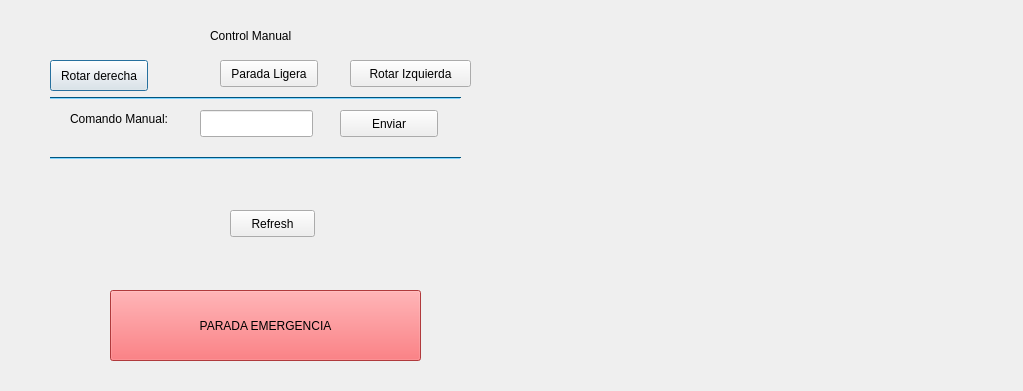
<?xml version="1.0" encoding="UTF-8"?>
<ui version="4.0">
 <class>Dialog</class>
 <widget class="QDialog" name="Dialog">
  <property name="geometry">
   <rect>
    <x>0</x>
    <y>0</y>
    <width>1023</width>
    <height>391</height>
   </rect>
  </property>
  <property name="windowTitle">
   <string>Dialog</string>
  </property>
  <widget class="QLabel" name="label">
   <property name="geometry">
    <rect>
     <x>210</x>
     <y>20</y>
     <width>151</width>
     <height>31</height>
    </rect>
   </property>
   <property name="text">
    <string>Control Manual</string>
   </property>
  </widget>
  <widget class="QPushButton" name="pushButton">
   <property name="geometry">
    <rect>
     <x>50</x>
     <y>60</y>
     <width>98</width>
     <height>31</height>
    </rect>
   </property>
   <property name="text">
    <string>Rotar derecha</string>
   </property>
  </widget>
  <widget class="QPushButton" name="pushButton_2">
   <property name="geometry">
    <rect>
     <x>110</x>
     <y>290</y>
     <width>311</width>
     <height>71</height>
    </rect>
   </property>
   <property name="palette">
    <palette>
     <active>
      <colorrole role="WindowText">
       <brush brushstyle="SolidPattern">
        <color alpha="255">
         <red>0</red>
         <green>0</green>
         <blue>0</blue>
        </color>
       </brush>
      </colorrole>
      <colorrole role="Button">
       <brush brushstyle="SolidPattern">
        <color alpha="255">
         <red>246</red>
         <green>81</green>
         <blue>84</blue>
        </color>
       </brush>
      </colorrole>
      <colorrole role="Light">
       <brush brushstyle="SolidPattern">
        <color alpha="255">
         <red>255</red>
         <green>198</green>
         <blue>199</blue>
        </color>
       </brush>
      </colorrole>
      <colorrole role="Midlight">
       <brush brushstyle="SolidPattern">
        <color alpha="255">
         <red>250</red>
         <green>139</green>
         <blue>141</blue>
        </color>
       </brush>
      </colorrole>
      <colorrole role="Dark">
       <brush brushstyle="SolidPattern">
        <color alpha="255">
         <red>123</red>
         <green>40</green>
         <blue>42</blue>
        </color>
       </brush>
      </colorrole>
      <colorrole role="Mid">
       <brush brushstyle="SolidPattern">
        <color alpha="255">
         <red>164</red>
         <green>54</green>
         <blue>56</blue>
        </color>
       </brush>
      </colorrole>
      <colorrole role="Text">
       <brush brushstyle="SolidPattern">
        <color alpha="255">
         <red>0</red>
         <green>0</green>
         <blue>0</blue>
        </color>
       </brush>
      </colorrole>
      <colorrole role="BrightText">
       <brush brushstyle="SolidPattern">
        <color alpha="255">
         <red>255</red>
         <green>255</green>
         <blue>255</blue>
        </color>
       </brush>
      </colorrole>
      <colorrole role="ButtonText">
       <brush brushstyle="SolidPattern">
        <color alpha="255">
         <red>0</red>
         <green>0</green>
         <blue>0</blue>
        </color>
       </brush>
      </colorrole>
      <colorrole role="Base">
       <brush brushstyle="SolidPattern">
        <color alpha="255">
         <red>255</red>
         <green>255</green>
         <blue>255</blue>
        </color>
       </brush>
      </colorrole>
      <colorrole role="Window">
       <brush brushstyle="SolidPattern">
        <color alpha="255">
         <red>246</red>
         <green>81</green>
         <blue>84</blue>
        </color>
       </brush>
      </colorrole>
      <colorrole role="Shadow">
       <brush brushstyle="SolidPattern">
        <color alpha="255">
         <red>0</red>
         <green>0</green>
         <blue>0</blue>
        </color>
       </brush>
      </colorrole>
      <colorrole role="AlternateBase">
       <brush brushstyle="SolidPattern">
        <color alpha="255">
         <red>250</red>
         <green>168</green>
         <blue>169</blue>
        </color>
       </brush>
      </colorrole>
      <colorrole role="ToolTipBase">
       <brush brushstyle="SolidPattern">
        <color alpha="255">
         <red>255</red>
         <green>255</green>
         <blue>220</blue>
        </color>
       </brush>
      </colorrole>
      <colorrole role="ToolTipText">
       <brush brushstyle="SolidPattern">
        <color alpha="255">
         <red>0</red>
         <green>0</green>
         <blue>0</blue>
        </color>
       </brush>
      </colorrole>
     </active>
     <inactive>
      <colorrole role="WindowText">
       <brush brushstyle="SolidPattern">
        <color alpha="255">
         <red>0</red>
         <green>0</green>
         <blue>0</blue>
        </color>
       </brush>
      </colorrole>
      <colorrole role="Button">
       <brush brushstyle="SolidPattern">
        <color alpha="255">
         <red>246</red>
         <green>81</green>
         <blue>84</blue>
        </color>
       </brush>
      </colorrole>
      <colorrole role="Light">
       <brush brushstyle="SolidPattern">
        <color alpha="255">
         <red>255</red>
         <green>198</green>
         <blue>199</blue>
        </color>
       </brush>
      </colorrole>
      <colorrole role="Midlight">
       <brush brushstyle="SolidPattern">
        <color alpha="255">
         <red>250</red>
         <green>139</green>
         <blue>141</blue>
        </color>
       </brush>
      </colorrole>
      <colorrole role="Dark">
       <brush brushstyle="SolidPattern">
        <color alpha="255">
         <red>123</red>
         <green>40</green>
         <blue>42</blue>
        </color>
       </brush>
      </colorrole>
      <colorrole role="Mid">
       <brush brushstyle="SolidPattern">
        <color alpha="255">
         <red>164</red>
         <green>54</green>
         <blue>56</blue>
        </color>
       </brush>
      </colorrole>
      <colorrole role="Text">
       <brush brushstyle="SolidPattern">
        <color alpha="255">
         <red>0</red>
         <green>0</green>
         <blue>0</blue>
        </color>
       </brush>
      </colorrole>
      <colorrole role="BrightText">
       <brush brushstyle="SolidPattern">
        <color alpha="255">
         <red>255</red>
         <green>255</green>
         <blue>255</blue>
        </color>
       </brush>
      </colorrole>
      <colorrole role="ButtonText">
       <brush brushstyle="SolidPattern">
        <color alpha="255">
         <red>0</red>
         <green>0</green>
         <blue>0</blue>
        </color>
       </brush>
      </colorrole>
      <colorrole role="Base">
       <brush brushstyle="SolidPattern">
        <color alpha="255">
         <red>255</red>
         <green>255</green>
         <blue>255</blue>
        </color>
       </brush>
      </colorrole>
      <colorrole role="Window">
       <brush brushstyle="SolidPattern">
        <color alpha="255">
         <red>246</red>
         <green>81</green>
         <blue>84</blue>
        </color>
       </brush>
      </colorrole>
      <colorrole role="Shadow">
       <brush brushstyle="SolidPattern">
        <color alpha="255">
         <red>0</red>
         <green>0</green>
         <blue>0</blue>
        </color>
       </brush>
      </colorrole>
      <colorrole role="AlternateBase">
       <brush brushstyle="SolidPattern">
        <color alpha="255">
         <red>250</red>
         <green>168</green>
         <blue>169</blue>
        </color>
       </brush>
      </colorrole>
      <colorrole role="ToolTipBase">
       <brush brushstyle="SolidPattern">
        <color alpha="255">
         <red>255</red>
         <green>255</green>
         <blue>220</blue>
        </color>
       </brush>
      </colorrole>
      <colorrole role="ToolTipText">
       <brush brushstyle="SolidPattern">
        <color alpha="255">
         <red>0</red>
         <green>0</green>
         <blue>0</blue>
        </color>
       </brush>
      </colorrole>
     </inactive>
     <disabled>
      <colorrole role="WindowText">
       <brush brushstyle="SolidPattern">
        <color alpha="255">
         <red>123</red>
         <green>40</green>
         <blue>42</blue>
        </color>
       </brush>
      </colorrole>
      <colorrole role="Button">
       <brush brushstyle="SolidPattern">
        <color alpha="255">
         <red>246</red>
         <green>81</green>
         <blue>84</blue>
        </color>
       </brush>
      </colorrole>
      <colorrole role="Light">
       <brush brushstyle="SolidPattern">
        <color alpha="255">
         <red>255</red>
         <green>198</green>
         <blue>199</blue>
        </color>
       </brush>
      </colorrole>
      <colorrole role="Midlight">
       <brush brushstyle="SolidPattern">
        <color alpha="255">
         <red>250</red>
         <green>139</green>
         <blue>141</blue>
        </color>
       </brush>
      </colorrole>
      <colorrole role="Dark">
       <brush brushstyle="SolidPattern">
        <color alpha="255">
         <red>123</red>
         <green>40</green>
         <blue>42</blue>
        </color>
       </brush>
      </colorrole>
      <colorrole role="Mid">
       <brush brushstyle="SolidPattern">
        <color alpha="255">
         <red>164</red>
         <green>54</green>
         <blue>56</blue>
        </color>
       </brush>
      </colorrole>
      <colorrole role="Text">
       <brush brushstyle="SolidPattern">
        <color alpha="255">
         <red>123</red>
         <green>40</green>
         <blue>42</blue>
        </color>
       </brush>
      </colorrole>
      <colorrole role="BrightText">
       <brush brushstyle="SolidPattern">
        <color alpha="255">
         <red>255</red>
         <green>255</green>
         <blue>255</blue>
        </color>
       </brush>
      </colorrole>
      <colorrole role="ButtonText">
       <brush brushstyle="SolidPattern">
        <color alpha="255">
         <red>123</red>
         <green>40</green>
         <blue>42</blue>
        </color>
       </brush>
      </colorrole>
      <colorrole role="Base">
       <brush brushstyle="SolidPattern">
        <color alpha="255">
         <red>246</red>
         <green>81</green>
         <blue>84</blue>
        </color>
       </brush>
      </colorrole>
      <colorrole role="Window">
       <brush brushstyle="SolidPattern">
        <color alpha="255">
         <red>246</red>
         <green>81</green>
         <blue>84</blue>
        </color>
       </brush>
      </colorrole>
      <colorrole role="Shadow">
       <brush brushstyle="SolidPattern">
        <color alpha="255">
         <red>0</red>
         <green>0</green>
         <blue>0</blue>
        </color>
       </brush>
      </colorrole>
      <colorrole role="AlternateBase">
       <brush brushstyle="SolidPattern">
        <color alpha="255">
         <red>246</red>
         <green>81</green>
         <blue>84</blue>
        </color>
       </brush>
      </colorrole>
      <colorrole role="ToolTipBase">
       <brush brushstyle="SolidPattern">
        <color alpha="255">
         <red>255</red>
         <green>255</green>
         <blue>220</blue>
        </color>
       </brush>
      </colorrole>
      <colorrole role="ToolTipText">
       <brush brushstyle="SolidPattern">
        <color alpha="255">
         <red>0</red>
         <green>0</green>
         <blue>0</blue>
        </color>
       </brush>
      </colorrole>
     </disabled>
    </palette>
   </property>
   <property name="text">
    <string>PARADA EMERGENCIA</string>
   </property>
  </widget>
  <widget class="QPushButton" name="pushButton_3">
   <property name="geometry">
    <rect>
     <x>350</x>
     <y>60</y>
     <width>121</width>
     <height>27</height>
    </rect>
   </property>
   <property name="text">
    <string>Rotar Izquierda</string>
   </property>
  </widget>
  <widget class="QLineEdit" name="lineEdit">
   <property name="geometry">
    <rect>
     <x>200</x>
     <y>110</y>
     <width>113</width>
     <height>27</height>
    </rect>
   </property>
  </widget>
  <widget class="QLabel" name="label_2">
   <property name="geometry">
    <rect>
     <x>70</x>
     <y>110</y>
     <width>121</width>
     <height>17</height>
    </rect>
   </property>
   <property name="text">
    <string>Comando Manual:</string>
   </property>
  </widget>
  <widget class="QPushButton" name="pushButton_4">
   <property name="geometry">
    <rect>
     <x>340</x>
     <y>110</y>
     <width>98</width>
     <height>27</height>
    </rect>
   </property>
   <property name="text">
    <string>Enviar</string>
   </property>
  </widget>
  <widget class="Line" name="line">
   <property name="geometry">
    <rect>
     <x>50</x>
     <y>90</y>
     <width>411</width>
     <height>16</height>
    </rect>
   </property>
   <property name="palette">
    <palette>
     <active>
      <colorrole role="WindowText">
       <brush brushstyle="SolidPattern">
        <color alpha="255">
         <red>0</red>
         <green>0</green>
         <blue>0</blue>
        </color>
       </brush>
      </colorrole>
      <colorrole role="Button">
       <brush brushstyle="SolidPattern">
        <color alpha="255">
         <red>0</red>
         <green>170</green>
         <blue>255</blue>
        </color>
       </brush>
      </colorrole>
      <colorrole role="Light">
       <brush brushstyle="SolidPattern">
        <color alpha="255">
         <red>127</red>
         <green>213</green>
         <blue>255</blue>
        </color>
       </brush>
      </colorrole>
      <colorrole role="Midlight">
       <brush brushstyle="SolidPattern">
        <color alpha="255">
         <red>63</red>
         <green>191</green>
         <blue>255</blue>
        </color>
       </brush>
      </colorrole>
      <colorrole role="Dark">
       <brush brushstyle="SolidPattern">
        <color alpha="255">
         <red>0</red>
         <green>85</green>
         <blue>127</blue>
        </color>
       </brush>
      </colorrole>
      <colorrole role="Mid">
       <brush brushstyle="SolidPattern">
        <color alpha="255">
         <red>0</red>
         <green>113</green>
         <blue>170</blue>
        </color>
       </brush>
      </colorrole>
      <colorrole role="Text">
       <brush brushstyle="SolidPattern">
        <color alpha="255">
         <red>0</red>
         <green>0</green>
         <blue>0</blue>
        </color>
       </brush>
      </colorrole>
      <colorrole role="BrightText">
       <brush brushstyle="SolidPattern">
        <color alpha="255">
         <red>255</red>
         <green>255</green>
         <blue>255</blue>
        </color>
       </brush>
      </colorrole>
      <colorrole role="ButtonText">
       <brush brushstyle="SolidPattern">
        <color alpha="255">
         <red>0</red>
         <green>0</green>
         <blue>0</blue>
        </color>
       </brush>
      </colorrole>
      <colorrole role="Base">
       <brush brushstyle="SolidPattern">
        <color alpha="255">
         <red>255</red>
         <green>255</green>
         <blue>255</blue>
        </color>
       </brush>
      </colorrole>
      <colorrole role="Window">
       <brush brushstyle="SolidPattern">
        <color alpha="255">
         <red>0</red>
         <green>170</green>
         <blue>255</blue>
        </color>
       </brush>
      </colorrole>
      <colorrole role="Shadow">
       <brush brushstyle="SolidPattern">
        <color alpha="255">
         <red>0</red>
         <green>0</green>
         <blue>0</blue>
        </color>
       </brush>
      </colorrole>
      <colorrole role="AlternateBase">
       <brush brushstyle="SolidPattern">
        <color alpha="255">
         <red>127</red>
         <green>212</green>
         <blue>255</blue>
        </color>
       </brush>
      </colorrole>
      <colorrole role="ToolTipBase">
       <brush brushstyle="SolidPattern">
        <color alpha="255">
         <red>255</red>
         <green>255</green>
         <blue>220</blue>
        </color>
       </brush>
      </colorrole>
      <colorrole role="ToolTipText">
       <brush brushstyle="SolidPattern">
        <color alpha="255">
         <red>0</red>
         <green>0</green>
         <blue>0</blue>
        </color>
       </brush>
      </colorrole>
     </active>
     <inactive>
      <colorrole role="WindowText">
       <brush brushstyle="SolidPattern">
        <color alpha="255">
         <red>0</red>
         <green>0</green>
         <blue>0</blue>
        </color>
       </brush>
      </colorrole>
      <colorrole role="Button">
       <brush brushstyle="SolidPattern">
        <color alpha="255">
         <red>0</red>
         <green>170</green>
         <blue>255</blue>
        </color>
       </brush>
      </colorrole>
      <colorrole role="Light">
       <brush brushstyle="SolidPattern">
        <color alpha="255">
         <red>127</red>
         <green>213</green>
         <blue>255</blue>
        </color>
       </brush>
      </colorrole>
      <colorrole role="Midlight">
       <brush brushstyle="SolidPattern">
        <color alpha="255">
         <red>63</red>
         <green>191</green>
         <blue>255</blue>
        </color>
       </brush>
      </colorrole>
      <colorrole role="Dark">
       <brush brushstyle="SolidPattern">
        <color alpha="255">
         <red>0</red>
         <green>85</green>
         <blue>127</blue>
        </color>
       </brush>
      </colorrole>
      <colorrole role="Mid">
       <brush brushstyle="SolidPattern">
        <color alpha="255">
         <red>0</red>
         <green>113</green>
         <blue>170</blue>
        </color>
       </brush>
      </colorrole>
      <colorrole role="Text">
       <brush brushstyle="SolidPattern">
        <color alpha="255">
         <red>0</red>
         <green>0</green>
         <blue>0</blue>
        </color>
       </brush>
      </colorrole>
      <colorrole role="BrightText">
       <brush brushstyle="SolidPattern">
        <color alpha="255">
         <red>255</red>
         <green>255</green>
         <blue>255</blue>
        </color>
       </brush>
      </colorrole>
      <colorrole role="ButtonText">
       <brush brushstyle="SolidPattern">
        <color alpha="255">
         <red>0</red>
         <green>0</green>
         <blue>0</blue>
        </color>
       </brush>
      </colorrole>
      <colorrole role="Base">
       <brush brushstyle="SolidPattern">
        <color alpha="255">
         <red>255</red>
         <green>255</green>
         <blue>255</blue>
        </color>
       </brush>
      </colorrole>
      <colorrole role="Window">
       <brush brushstyle="SolidPattern">
        <color alpha="255">
         <red>0</red>
         <green>170</green>
         <blue>255</blue>
        </color>
       </brush>
      </colorrole>
      <colorrole role="Shadow">
       <brush brushstyle="SolidPattern">
        <color alpha="255">
         <red>0</red>
         <green>0</green>
         <blue>0</blue>
        </color>
       </brush>
      </colorrole>
      <colorrole role="AlternateBase">
       <brush brushstyle="SolidPattern">
        <color alpha="255">
         <red>127</red>
         <green>212</green>
         <blue>255</blue>
        </color>
       </brush>
      </colorrole>
      <colorrole role="ToolTipBase">
       <brush brushstyle="SolidPattern">
        <color alpha="255">
         <red>255</red>
         <green>255</green>
         <blue>220</blue>
        </color>
       </brush>
      </colorrole>
      <colorrole role="ToolTipText">
       <brush brushstyle="SolidPattern">
        <color alpha="255">
         <red>0</red>
         <green>0</green>
         <blue>0</blue>
        </color>
       </brush>
      </colorrole>
     </inactive>
     <disabled>
      <colorrole role="WindowText">
       <brush brushstyle="SolidPattern">
        <color alpha="255">
         <red>0</red>
         <green>85</green>
         <blue>127</blue>
        </color>
       </brush>
      </colorrole>
      <colorrole role="Button">
       <brush brushstyle="SolidPattern">
        <color alpha="255">
         <red>0</red>
         <green>170</green>
         <blue>255</blue>
        </color>
       </brush>
      </colorrole>
      <colorrole role="Light">
       <brush brushstyle="SolidPattern">
        <color alpha="255">
         <red>127</red>
         <green>213</green>
         <blue>255</blue>
        </color>
       </brush>
      </colorrole>
      <colorrole role="Midlight">
       <brush brushstyle="SolidPattern">
        <color alpha="255">
         <red>63</red>
         <green>191</green>
         <blue>255</blue>
        </color>
       </brush>
      </colorrole>
      <colorrole role="Dark">
       <brush brushstyle="SolidPattern">
        <color alpha="255">
         <red>0</red>
         <green>85</green>
         <blue>127</blue>
        </color>
       </brush>
      </colorrole>
      <colorrole role="Mid">
       <brush brushstyle="SolidPattern">
        <color alpha="255">
         <red>0</red>
         <green>113</green>
         <blue>170</blue>
        </color>
       </brush>
      </colorrole>
      <colorrole role="Text">
       <brush brushstyle="SolidPattern">
        <color alpha="255">
         <red>0</red>
         <green>85</green>
         <blue>127</blue>
        </color>
       </brush>
      </colorrole>
      <colorrole role="BrightText">
       <brush brushstyle="SolidPattern">
        <color alpha="255">
         <red>255</red>
         <green>255</green>
         <blue>255</blue>
        </color>
       </brush>
      </colorrole>
      <colorrole role="ButtonText">
       <brush brushstyle="SolidPattern">
        <color alpha="255">
         <red>0</red>
         <green>85</green>
         <blue>127</blue>
        </color>
       </brush>
      </colorrole>
      <colorrole role="Base">
       <brush brushstyle="SolidPattern">
        <color alpha="255">
         <red>0</red>
         <green>170</green>
         <blue>255</blue>
        </color>
       </brush>
      </colorrole>
      <colorrole role="Window">
       <brush brushstyle="SolidPattern">
        <color alpha="255">
         <red>0</red>
         <green>170</green>
         <blue>255</blue>
        </color>
       </brush>
      </colorrole>
      <colorrole role="Shadow">
       <brush brushstyle="SolidPattern">
        <color alpha="255">
         <red>0</red>
         <green>0</green>
         <blue>0</blue>
        </color>
       </brush>
      </colorrole>
      <colorrole role="AlternateBase">
       <brush brushstyle="SolidPattern">
        <color alpha="255">
         <red>0</red>
         <green>170</green>
         <blue>255</blue>
        </color>
       </brush>
      </colorrole>
      <colorrole role="ToolTipBase">
       <brush brushstyle="SolidPattern">
        <color alpha="255">
         <red>255</red>
         <green>255</green>
         <blue>220</blue>
        </color>
       </brush>
      </colorrole>
      <colorrole role="ToolTipText">
       <brush brushstyle="SolidPattern">
        <color alpha="255">
         <red>0</red>
         <green>0</green>
         <blue>0</blue>
        </color>
       </brush>
      </colorrole>
     </disabled>
    </palette>
   </property>
   <property name="orientation">
    <enum>Qt::Horizontal</enum>
   </property>
  </widget>
  <widget class="Line" name="line_2">
   <property name="geometry">
    <rect>
     <x>50</x>
     <y>150</y>
     <width>411</width>
     <height>16</height>
    </rect>
   </property>
   <property name="palette">
    <palette>
     <active>
      <colorrole role="WindowText">
       <brush brushstyle="SolidPattern">
        <color alpha="255">
         <red>0</red>
         <green>0</green>
         <blue>0</blue>
        </color>
       </brush>
      </colorrole>
      <colorrole role="Button">
       <brush brushstyle="SolidPattern">
        <color alpha="255">
         <red>0</red>
         <green>170</green>
         <blue>255</blue>
        </color>
       </brush>
      </colorrole>
      <colorrole role="Light">
       <brush brushstyle="SolidPattern">
        <color alpha="255">
         <red>127</red>
         <green>213</green>
         <blue>255</blue>
        </color>
       </brush>
      </colorrole>
      <colorrole role="Midlight">
       <brush brushstyle="SolidPattern">
        <color alpha="255">
         <red>63</red>
         <green>191</green>
         <blue>255</blue>
        </color>
       </brush>
      </colorrole>
      <colorrole role="Dark">
       <brush brushstyle="SolidPattern">
        <color alpha="255">
         <red>0</red>
         <green>85</green>
         <blue>127</blue>
        </color>
       </brush>
      </colorrole>
      <colorrole role="Mid">
       <brush brushstyle="SolidPattern">
        <color alpha="255">
         <red>0</red>
         <green>113</green>
         <blue>170</blue>
        </color>
       </brush>
      </colorrole>
      <colorrole role="Text">
       <brush brushstyle="SolidPattern">
        <color alpha="255">
         <red>0</red>
         <green>0</green>
         <blue>0</blue>
        </color>
       </brush>
      </colorrole>
      <colorrole role="BrightText">
       <brush brushstyle="SolidPattern">
        <color alpha="255">
         <red>255</red>
         <green>255</green>
         <blue>255</blue>
        </color>
       </brush>
      </colorrole>
      <colorrole role="ButtonText">
       <brush brushstyle="SolidPattern">
        <color alpha="255">
         <red>0</red>
         <green>0</green>
         <blue>0</blue>
        </color>
       </brush>
      </colorrole>
      <colorrole role="Base">
       <brush brushstyle="SolidPattern">
        <color alpha="255">
         <red>255</red>
         <green>255</green>
         <blue>255</blue>
        </color>
       </brush>
      </colorrole>
      <colorrole role="Window">
       <brush brushstyle="SolidPattern">
        <color alpha="255">
         <red>0</red>
         <green>170</green>
         <blue>255</blue>
        </color>
       </brush>
      </colorrole>
      <colorrole role="Shadow">
       <brush brushstyle="SolidPattern">
        <color alpha="255">
         <red>0</red>
         <green>0</green>
         <blue>0</blue>
        </color>
       </brush>
      </colorrole>
      <colorrole role="AlternateBase">
       <brush brushstyle="SolidPattern">
        <color alpha="255">
         <red>127</red>
         <green>212</green>
         <blue>255</blue>
        </color>
       </brush>
      </colorrole>
      <colorrole role="ToolTipBase">
       <brush brushstyle="SolidPattern">
        <color alpha="255">
         <red>255</red>
         <green>255</green>
         <blue>220</blue>
        </color>
       </brush>
      </colorrole>
      <colorrole role="ToolTipText">
       <brush brushstyle="SolidPattern">
        <color alpha="255">
         <red>0</red>
         <green>0</green>
         <blue>0</blue>
        </color>
       </brush>
      </colorrole>
     </active>
     <inactive>
      <colorrole role="WindowText">
       <brush brushstyle="SolidPattern">
        <color alpha="255">
         <red>0</red>
         <green>0</green>
         <blue>0</blue>
        </color>
       </brush>
      </colorrole>
      <colorrole role="Button">
       <brush brushstyle="SolidPattern">
        <color alpha="255">
         <red>0</red>
         <green>170</green>
         <blue>255</blue>
        </color>
       </brush>
      </colorrole>
      <colorrole role="Light">
       <brush brushstyle="SolidPattern">
        <color alpha="255">
         <red>127</red>
         <green>213</green>
         <blue>255</blue>
        </color>
       </brush>
      </colorrole>
      <colorrole role="Midlight">
       <brush brushstyle="SolidPattern">
        <color alpha="255">
         <red>63</red>
         <green>191</green>
         <blue>255</blue>
        </color>
       </brush>
      </colorrole>
      <colorrole role="Dark">
       <brush brushstyle="SolidPattern">
        <color alpha="255">
         <red>0</red>
         <green>85</green>
         <blue>127</blue>
        </color>
       </brush>
      </colorrole>
      <colorrole role="Mid">
       <brush brushstyle="SolidPattern">
        <color alpha="255">
         <red>0</red>
         <green>113</green>
         <blue>170</blue>
        </color>
       </brush>
      </colorrole>
      <colorrole role="Text">
       <brush brushstyle="SolidPattern">
        <color alpha="255">
         <red>0</red>
         <green>0</green>
         <blue>0</blue>
        </color>
       </brush>
      </colorrole>
      <colorrole role="BrightText">
       <brush brushstyle="SolidPattern">
        <color alpha="255">
         <red>255</red>
         <green>255</green>
         <blue>255</blue>
        </color>
       </brush>
      </colorrole>
      <colorrole role="ButtonText">
       <brush brushstyle="SolidPattern">
        <color alpha="255">
         <red>0</red>
         <green>0</green>
         <blue>0</blue>
        </color>
       </brush>
      </colorrole>
      <colorrole role="Base">
       <brush brushstyle="SolidPattern">
        <color alpha="255">
         <red>255</red>
         <green>255</green>
         <blue>255</blue>
        </color>
       </brush>
      </colorrole>
      <colorrole role="Window">
       <brush brushstyle="SolidPattern">
        <color alpha="255">
         <red>0</red>
         <green>170</green>
         <blue>255</blue>
        </color>
       </brush>
      </colorrole>
      <colorrole role="Shadow">
       <brush brushstyle="SolidPattern">
        <color alpha="255">
         <red>0</red>
         <green>0</green>
         <blue>0</blue>
        </color>
       </brush>
      </colorrole>
      <colorrole role="AlternateBase">
       <brush brushstyle="SolidPattern">
        <color alpha="255">
         <red>127</red>
         <green>212</green>
         <blue>255</blue>
        </color>
       </brush>
      </colorrole>
      <colorrole role="ToolTipBase">
       <brush brushstyle="SolidPattern">
        <color alpha="255">
         <red>255</red>
         <green>255</green>
         <blue>220</blue>
        </color>
       </brush>
      </colorrole>
      <colorrole role="ToolTipText">
       <brush brushstyle="SolidPattern">
        <color alpha="255">
         <red>0</red>
         <green>0</green>
         <blue>0</blue>
        </color>
       </brush>
      </colorrole>
     </inactive>
     <disabled>
      <colorrole role="WindowText">
       <brush brushstyle="SolidPattern">
        <color alpha="255">
         <red>0</red>
         <green>85</green>
         <blue>127</blue>
        </color>
       </brush>
      </colorrole>
      <colorrole role="Button">
       <brush brushstyle="SolidPattern">
        <color alpha="255">
         <red>0</red>
         <green>170</green>
         <blue>255</blue>
        </color>
       </brush>
      </colorrole>
      <colorrole role="Light">
       <brush brushstyle="SolidPattern">
        <color alpha="255">
         <red>127</red>
         <green>213</green>
         <blue>255</blue>
        </color>
       </brush>
      </colorrole>
      <colorrole role="Midlight">
       <brush brushstyle="SolidPattern">
        <color alpha="255">
         <red>63</red>
         <green>191</green>
         <blue>255</blue>
        </color>
       </brush>
      </colorrole>
      <colorrole role="Dark">
       <brush brushstyle="SolidPattern">
        <color alpha="255">
         <red>0</red>
         <green>85</green>
         <blue>127</blue>
        </color>
       </brush>
      </colorrole>
      <colorrole role="Mid">
       <brush brushstyle="SolidPattern">
        <color alpha="255">
         <red>0</red>
         <green>113</green>
         <blue>170</blue>
        </color>
       </brush>
      </colorrole>
      <colorrole role="Text">
       <brush brushstyle="SolidPattern">
        <color alpha="255">
         <red>0</red>
         <green>85</green>
         <blue>127</blue>
        </color>
       </brush>
      </colorrole>
      <colorrole role="BrightText">
       <brush brushstyle="SolidPattern">
        <color alpha="255">
         <red>255</red>
         <green>255</green>
         <blue>255</blue>
        </color>
       </brush>
      </colorrole>
      <colorrole role="ButtonText">
       <brush brushstyle="SolidPattern">
        <color alpha="255">
         <red>0</red>
         <green>85</green>
         <blue>127</blue>
        </color>
       </brush>
      </colorrole>
      <colorrole role="Base">
       <brush brushstyle="SolidPattern">
        <color alpha="255">
         <red>0</red>
         <green>170</green>
         <blue>255</blue>
        </color>
       </brush>
      </colorrole>
      <colorrole role="Window">
       <brush brushstyle="SolidPattern">
        <color alpha="255">
         <red>0</red>
         <green>170</green>
         <blue>255</blue>
        </color>
       </brush>
      </colorrole>
      <colorrole role="Shadow">
       <brush brushstyle="SolidPattern">
        <color alpha="255">
         <red>0</red>
         <green>0</green>
         <blue>0</blue>
        </color>
       </brush>
      </colorrole>
      <colorrole role="AlternateBase">
       <brush brushstyle="SolidPattern">
        <color alpha="255">
         <red>0</red>
         <green>170</green>
         <blue>255</blue>
        </color>
       </brush>
      </colorrole>
      <colorrole role="ToolTipBase">
       <brush brushstyle="SolidPattern">
        <color alpha="255">
         <red>255</red>
         <green>255</green>
         <blue>220</blue>
        </color>
       </brush>
      </colorrole>
      <colorrole role="ToolTipText">
       <brush brushstyle="SolidPattern">
        <color alpha="255">
         <red>0</red>
         <green>0</green>
         <blue>0</blue>
        </color>
       </brush>
      </colorrole>
     </disabled>
    </palette>
   </property>
   <property name="orientation">
    <enum>Qt::Horizontal</enum>
   </property>
  </widget>
  <widget class="QPushButton" name="pushButton_5">
   <property name="geometry">
    <rect>
     <x>220</x>
     <y>60</y>
     <width>98</width>
     <height>27</height>
    </rect>
   </property>
   <property name="text">
    <string>Parada Ligera</string>
   </property>
  </widget>
  <widget class="QLabel" name="label_3">
   <property name="geometry">
    <rect>
     <x>560</x>
     <y>40</y>
     <width>401</width>
     <height>311</height>
    </rect>
   </property>
   <property name="text">
    <string/>
   </property>
   <property name="textFormat">
    <enum>Qt::AutoText</enum>
   </property>
   <property name="pixmap">
    <pixmap>../../../Imágenes/linux_blue1.png</pixmap>
   </property>
   <property name="scaledContents">
    <bool>true</bool>
   </property>
   <property name="openExternalLinks">
    <bool>false</bool>
   </property>
  </widget>
  <widget class="QPushButton" name="pushButton_6">
   <property name="geometry">
    <rect>
     <x>230</x>
     <y>210</y>
     <width>85</width>
     <height>27</height>
    </rect>
   </property>
   <property name="text">
    <string>Refresh</string>
   </property>
  </widget>
 </widget>
 <resources/>
 <connections/>
</ui>
